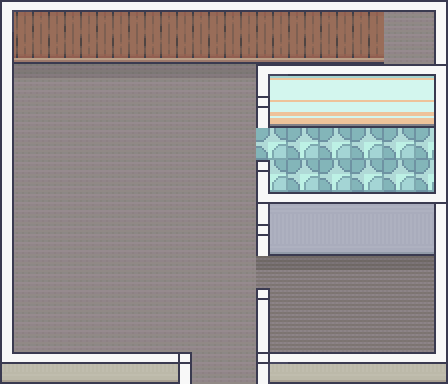

A level layout from a 2D game, rendered from its tile map. Below: a short description, then the map file with tile-grid data replaced by summaries:
An orthogonal 14x12 tile map with 32x32 px tiles, 5 tile layers (Ground, Wall, Stairs-Tiles, Wall-Outline-1, ...), 9 tilesets and 54 objects (stair, door, start, stair_end).

<map version="1.10" tiledversion="1.11.0" orientation="orthogonal" renderorder="right-down" width="14" height="12" tilewidth="32" tileheight="32" infinite="0" nextlayerid="26" nextobjectid="301">
 <tileset firstgid="1" source="../Tilesets/RoomBuilder-32x.tsx" />
 <tileset firstgid="392" source="../Tilesets/32x32/32x32.tsx" />
 <tileset firstgid="412" source="../Tilesets/96x64/96x64.tsx" />
 <tileset firstgid="416" source="../Tilesets/64x32/64x32.tsx" />
 <tileset firstgid="419" source="../Tilesets/32x64/32x64.tsx" />
 <tileset firstgid="437" source="../Tilesets/64x96/64x96.tsx" />
 <tileset firstgid="453" source="../Tilesets/96x96/96x96.tsx" />
 <tileset firstgid="455" source="../Tilesets/64x64/64x64.tsx" />
 <tileset firstgid="463" source="../Tilesets/160x64/160x64.tsx" />
 <layer id="2" name="Ground" width="14" height="12">
  <data>[168 cells, 116 non-empty, 6 distinct tile ids]</data>
 </layer>
 <objectgroup id="20" name="Objects-3">
  <object id="254" gid="415" x="258.5" y="231.5" width="96" height="64" />
  <object id="255" gid="2147484065" x="331.25" y="218.25" width="128" height="64" />
 </objectgroup>
 <layer id="3" name="Wall" width="14" height="12">
  <data>[168 cells, 64 non-empty, 21 distinct tile ids]</data>
 </layer>
 <group id="13" name="Stairs">
  <objectgroup id="21" name="Stairs-Obj">
   <object id="256" gid="2147484051" x="297" y="108" width="96" height="96">
    <properties>
     <property name="z" value="3.5" />
    </properties>
   </object>
  </objectgroup>
  <layer id="4" name="Stairs-Tiles" width="14" height="12">
   <properties>
    <property name="z" value="3.8" />
   </properties>
   <data>[168 cells, 9 non-empty, 3 distinct tile ids]</data>
  </layer>
 </group>
 <group id="14" name="Objects">
  <objectgroup id="22" name="Objects-1">
   <object id="257" gid="425" x="12.9091" y="102" width="42.1" height="84.1818" />
   <object id="258" gid="414" x="44.25" y="103" width="125.75" height="83.8333" />
   <object id="259" gid="420" x="156.25" y="92.75" width="42" height="84" />
   <object id="260" gid="423" x="145.667" y="153.667" width="32" height="64" />
   <object id="261" gid="423" x="113" y="153.667" width="32" height="64" />
   <object id="262" gid="423" x="80" y="153.333" width="32" height="64" />
   <object id="263" gid="423" x="44.6667" y="152.333" width="32" height="64" />
   <object id="264" gid="443" x="142" y="246" width="64" height="96">
    <properties>
     <property name="y_sort_offset" value="-40" />
    </properties>
   </object>
   <object id="266" gid="443" x="78" y="246" width="64" height="96">
    <properties>
     <property name="y_sort_offset" value="-40" />
    </properties>
   </object>
   <object id="267" gid="454" x="64" y="337.25" width="96" height="96" />
   <object id="268" gid="457" x="192.667" y="370" width="64" height="64" />
   <object id="269" gid="419" x="287.333" y="269.333" width="32" height="64" />
   <object id="270" gid="2147484107" x="314.25" y="271.75" width="64" height="64" />
   <object id="271" gid="404" x="370.5" y="288" width="64" height="64" />
   <object id="272" gid="455" x="371.25" y="326.25" width="64" height="64" />
   <object id="275" gid="2147484057" x="380" y="160" width="64" height="64" />
   <object id="276" gid="429" x="295.333" y="110" width="19" height="38" />
   <object id="282" gid="437" x="-0.333333" y="308.667" width="64" height="96">
    <properties>
     <property name="y_sort_offset" value="-40" />
    </properties>
   </object>
   <object id="283" gid="412" x="79" y="251.333" width="96" height="64" />
   <object id="293" gid="446" x="13.5" y="269.5" width="64" height="96" />
   <object id="294" gid="465" x="32" y="160" width="160" height="64" />
   <object id="298" gid="443" x="14" y="246" width="64" height="96">
    <properties>
     <property name="y_sort_offset" value="-40" />
    </properties>
   </object>
  </objectgroup>
  <objectgroup id="23" name="Objects-2">
   <object id="281" gid="393" x="282.75" y="139" width="42.25" height="42.25" />
  </objectgroup>
 </group>
 <group id="12" name="Wall-Outline">
  <layer id="5" name="Wall-Outline-1" width="14" height="12">
   <data>[168 cells, 61 non-empty, 8 distinct tile ids]</data>
  </layer>
  <layer id="6" name="Wall-Outline-2" width="14" height="12">
   <data>[168 cells, 8 non-empty, 4 distinct tile ids]</data>
  </layer>
 </group>
 <objectgroup id="24" name="Doors-2">
  <object id="284" gid="426" x="247.156" y="160.25" width="31.6875" height="62.25" />
  <object id="285" gid="426" x="247.156" y="288" width="31.6875" height="62.125" />
 </objectgroup>
 <group id="19" name="Hitbox">
  <objectgroup id="15" name="Wall-Hitbox" visible="0">
   <object id="226" x="0.666667" y="0.666667" width="447.333" height="63.3333" />
   <object id="227" x="-0.333333" y="-0.333333" width="14.6667" height="383.667" />
   <object id="229" x="433.75" y="0" width="16.25" height="384.75" />
   <object id="230" x="256" y="93" width="190.75" height="33.25" />
   <object id="231" x="256" y="220.333" width="192.333" height="34.3333" />
   <object id="232" x="-0.666667" y="353.5" width="449" height="29.8333" />
   <object id="233" x="256.333" y="166" width="22.2084" height="88.6667" />
   <object id="234" x="256.063" y="298.667" width="14" height="85.2708" />
   <object id="299" x="255.667" y="94" width="12.3333" height="46.3333" />
   <object id="300" x="256.333" y="220" width="11.6667" height="46.6667" />
  </objectgroup>
  <objectgroup id="16" name="Object-Hitbox" visible="0">
   <object id="235" x="14" y="45.6667" width="179.667" height="39" />
   <object id="236" x="38.3333" y="117.667" width="147.667" height="38.3333" />
   <object id="237" x="15" y="189.167" width="190.5" height="39.5" />
   <object id="238" x="14.3333" y="209.667" width="160.333" height="36.6667" />
   <object id="239" x="13.3333" y="246.917" width="35.1667" height="56.75" />
   <object id="240" x="74.3333" y="260.372" width="75.6667" height="61.2955" />
   <object id="244" x="371.25" y="240" width="64" height="70.5833" />
   <object id="246" x="318.75" y="208" width="54.5" height="62.1667" />
   <object id="247" x="291.25" y="106.25" width="25.75" height="28.25" />
   <object id="248" x="268.25" y="177" width="85" height="15.75" />
   <object id="249" x="353.25" y="176.75" width="81.25" height="15.25" />
   <object id="250" x="392.5" y="122.333" width="41.25" height="30.1667" />
  </objectgroup>
  <objectgroup id="17" name="Stair-Hitbox" visible="0">
   <object id="251" name="stair" x="256" y="58.75" width="27.25" height="34.25" />
  </objectgroup>
  <objectgroup id="18" name="Outdoor-Hitbox" visible="0">
   <object id="252" name="door" x="192" y="337.75" width="64.25" height="20.25" />
  </objectgroup>
 </group>
 <objectgroup id="25" name="Marker" visible="0">
  <object id="289" name="start" x="223.667" y="301.667">
   <point />
  </object>
  <object id="290" name="stair_end" x="235" y="77.3333">
   <point />
  </object>
 </objectgroup>
</map>
